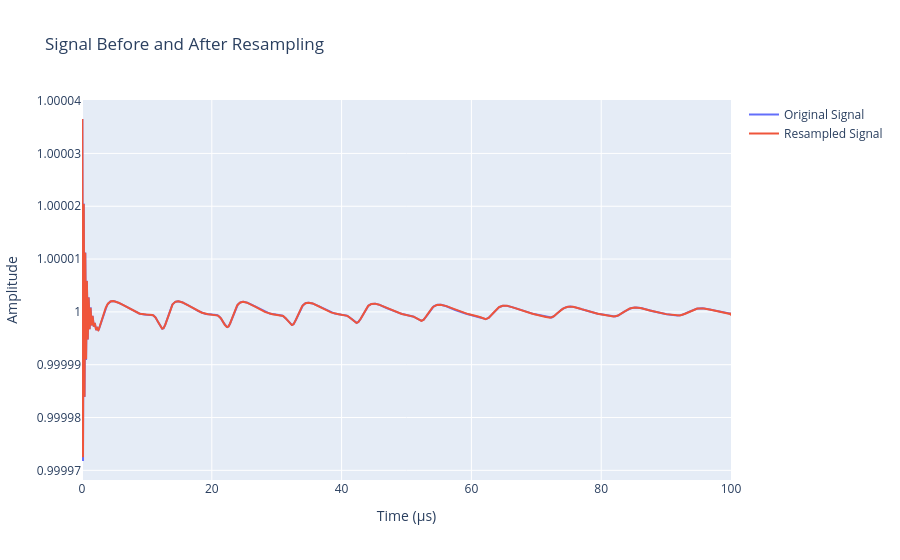
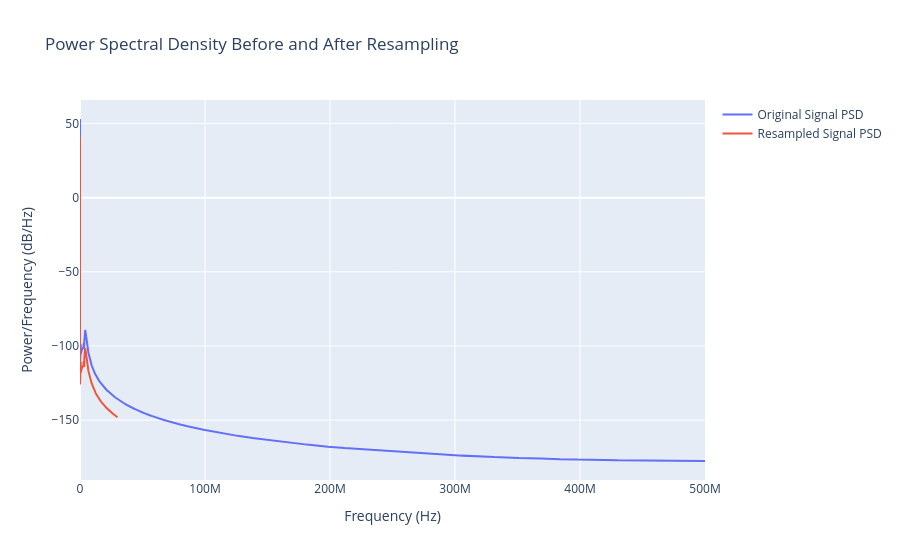

The notebook cell saved with these charts, in order:
### Code cell
from wavelet_transform.utils.bubble_data_manager import resample
import numpy as np
import plotly.graph_objects as go
from wavelet_transform.utils.statistical_features import kurtosis
from wavelet_transform.utils.bubble_data_manager import generate_data, _get_params_from_kwargs
from wavelet_transform.utils.extensions import psd, to_dB

fs = int(1e9)
t = np.arange(0, 100e-6, 1 / fs)
# broadband-ish test signal
test_params = _get_params_from_kwargs(1e-6, 1e5, -100e3, 10)
x = generate_data(500e-6, *test_params)  # bd data for testing

# x = x + np.random.normal(0, 1, len(t)) * 0.1 * np.std(x)

# x = np.random.normal(0, 1, len(t))

# Downsample to 60 MHz and resample back
fs2 = 60e6
y, t2 = resample(x, fs2, t)

p1, f1 = psd(x, fs)
p2, f2 = psd(y, fs2)

print("Original signal length:", len(x))
print("Resampled signal length:", len(y))

energy_rel_diff = (np.mean(x**2) - np.mean(y**2)) / np.mean(x**2)
print(f"Energy relative difference after resampling: {energy_rel_diff:.4f}")

kurtosis_rel_diff = (kurtosis(x) - kurtosis(y))
print(f"Kurtosis difference after resampling: {kurtosis_rel_diff:.4f}")

psd_rel_diff = np.sum(np.abs(p1[:len(p2)] - p2[:len(p1)])) / np.sum(p1)
print(f"PSD relative difference after resampling: {psd_rel_diff:.4f}")

fig = go.Figure()
fig.add_trace(go.Scatter(x=t * 1e6, y=x, name="Original Signal"))
fig.add_trace(go.Scatter(x=t2 * 1e6, y=y, name="Resampled Signal", line=dict(dash="solid")))
fig.update_layout(
    title="Signal Before and After Resampling",
    xaxis_title="Time (µs)",
    yaxis_title="Amplitude",
)
fig.show()

fig = go.Figure()
fig.add_trace(go.Scatter(x=f1, y=to_dB(p1), name="Original Signal PSD"))
fig.add_trace(go.Scatter(x=f2, y=to_dB(p2), name="Resampled Signal PSD", line=dict(dash="solid")))
fig.update_layout(
    title="Power Spectral Density Before and After Resampling",
    xaxis_title="Frequency (Hz)",
    yaxis_title="Power/Frequency (dB/Hz)",
)
fig.show()

### Figure 1 — Plotly figure (JSON) as saved in the notebook; plotly's stock layout.template omitted (floating-point values rounded to 4 significant figures; data arrays with more than 128 entries replaced by an {"elided": "..."} marker saying what was removed)
{"data": [{"name": "Original Signal", "type": "scatter", "x": {"elided": "100000 float values"}, "y": {"elided": "100000 float values"}}, {"line": {"dash": "solid"}, "name": "Resampled Signal", "type": "scatter", "x": {"elided": "6000 float values"}, "y": {"elided": "6000 float values"}}], "layout": {"title": {"text": "Signal Before and After Resampling"}, "xaxis": {"title": {"text": "Time (µs)"}}, "yaxis": {"title": {"text": "Amplitude"}}}}

### Figure 2 — Plotly figure (JSON) as saved in the notebook; plotly's stock layout.template omitted (floating-point values rounded to 4 significant figures; data arrays with more than 128 entries replaced by an {"elided": "..."} marker saying what was removed)
{"data": [{"name": "Original Signal PSD", "type": "scatter", "x": {"elided": "50000 float values"}, "y": {"elided": "50000 float values"}}, {"line": {"dash": "solid"}, "name": "Resampled Signal PSD", "type": "scatter", "x": {"elided": "3000 float values"}, "y": {"elided": "3000 float values"}}], "layout": {"title": {"text": "Power Spectral Density Before and After Resampling"}, "xaxis": {"title": {"text": "Frequency (Hz)"}}, "yaxis": {"title": {"text": "Power/Frequency (dB/Hz)"}}}}
